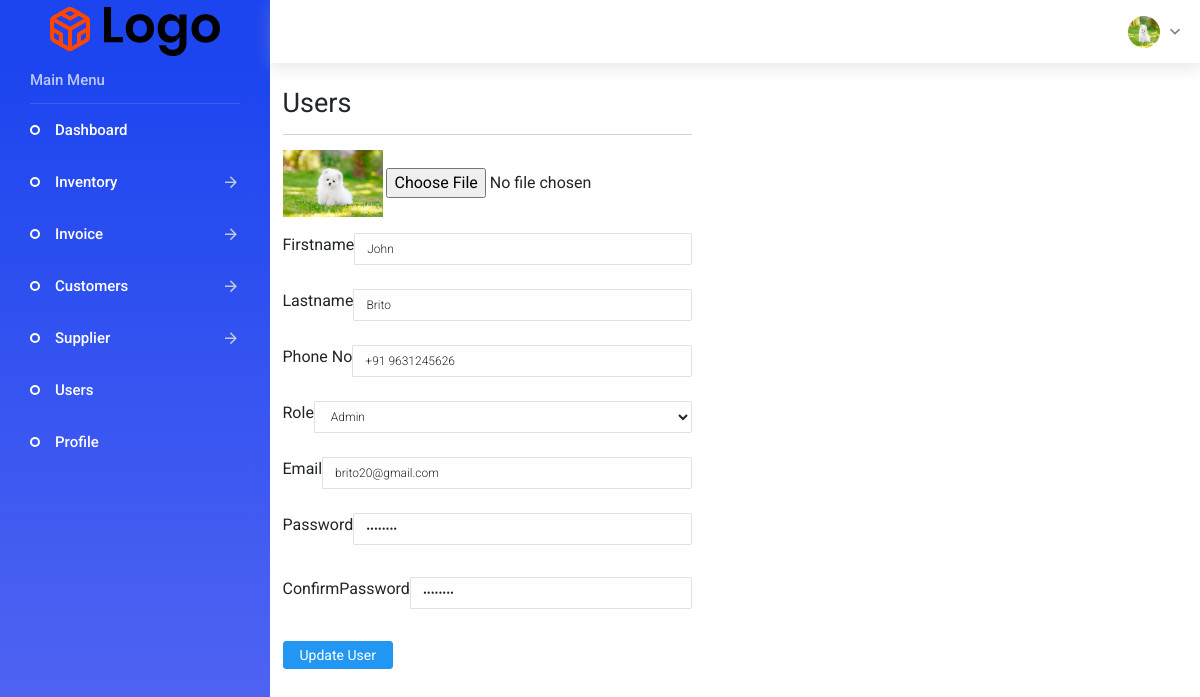
Page /admin/users.php?source=edit_user&edit_user=1 (signed in) on the earlier database version.
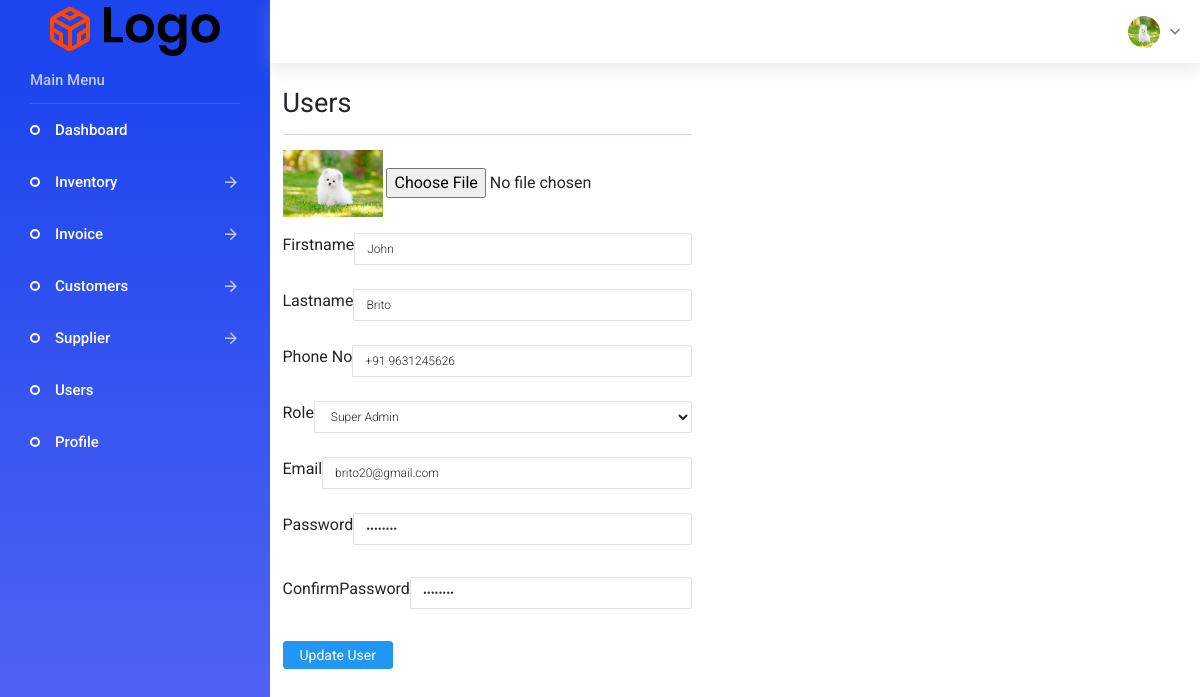
Same page on the later database version.
### tables this page shows
CREATE TABLE `users` (
  `user_id` int(11) NOT NULL,
  `user_firstname` varchar(40) NOT NULL,
  `user_lastname` varchar(40) NOT NULL,
  `user_image` text NOT NULL,
  `user_phone` varchar(50) NOT NULL,
  `user_role` varchar(33) NOT NULL,
  `user_email` varchar(40) NOT NULL,
  `user_password` varchar(33) NOT NULL,
  `user_confirmpassword` varchar(33) NOT NULL
);

### admin/includes/edit_user.php (the view, shortened to what this page needs)
<?php
      if(isset($_GET['edit_user'])){
       $the_user_id = $_GET['edit_user'];
          $query="SELECT * FROM users WHERE user_id = $the_user_id ";
          $select_users=mysqli_query($connection,$query);
            while($row=mysqli_fetch_assoc($select_users)){
                   $user_firstname =  $row['user_firstname'];
                   $user_lastname =  $row['user_lastname'];
                   $user_image=$row['user_image'];
                   $user_phone =  $row['user_phone'];
                   $user_email =  $row['user_email'];
                   $user_password =  $row['user_password'];
                   $user_confirmpassword =  $row['user_confirmpassword'];
                   $user_role =  $row['user_role'];
            }
          }
  ?>
  <form action="" method="post" enctype="multipart/form-data">
      <div class="form-group">
      <img width='100' src ='../images/<?php echo $user_image; ?>' alt="">
           <input type="file" name="image">
      </div>
      <div class="input-group">
           <label for="title">Firstname</label>
           <input type="text" value="<?php echo $user_firstname; ?>" class="form-control" name="user_firstname">
       </div>
       <br>
      <div class="input-group">
           <label for="title">Lastname</label>
           <input type="text" value="<?php echo $user_lastname; ?>" class="form-control" name="user_lastname">
       </div>
       <br>
       <div class="input-group">
           <label for="user_phone">Phone No</label>
           <input type="varchar" value="<?php echo $user_phone; ?>" class="form-control" name="user_phone">
       </div>
        <br>
       <div class="input-group">
           <label for="user_role">Role</label>
           <select class="form-control" name="user_role"id="user_role">
           <option value="<?php echo $user_role;?>"><?php echo $user_role; ?></option>
        </select>
     </div>
       <br>
      <div class="input-group">
           <label for="user_email">Email</label>
          <input type="email" value="<?php echo $user_email; ?>" class="form-control" name="user_email">
       </div>
        <br>
       <div class="input-group">
           <label for="user_password">Password</label>
          <input type="password" value="<?php echo $user_password; ?>" class="form-control" name="user_password">
       </div>
        <br>
      <div class="input-group">
           <label for="user_confirmpassword">ConfirmPassword</label>
          <input type="password" value="<?php echo $user_confirmpassword; ?>" class="form-control" name="user_confirmpassword">
       </div>
        <br>
      <div class="input-group">
           <input class="btn btn-primary" type="submit" name="edit_user" value="Update User">
      </div>
      </form>

Differences in the rows shown:
changed users "John": user_role "Admin" → "Super Admin"
